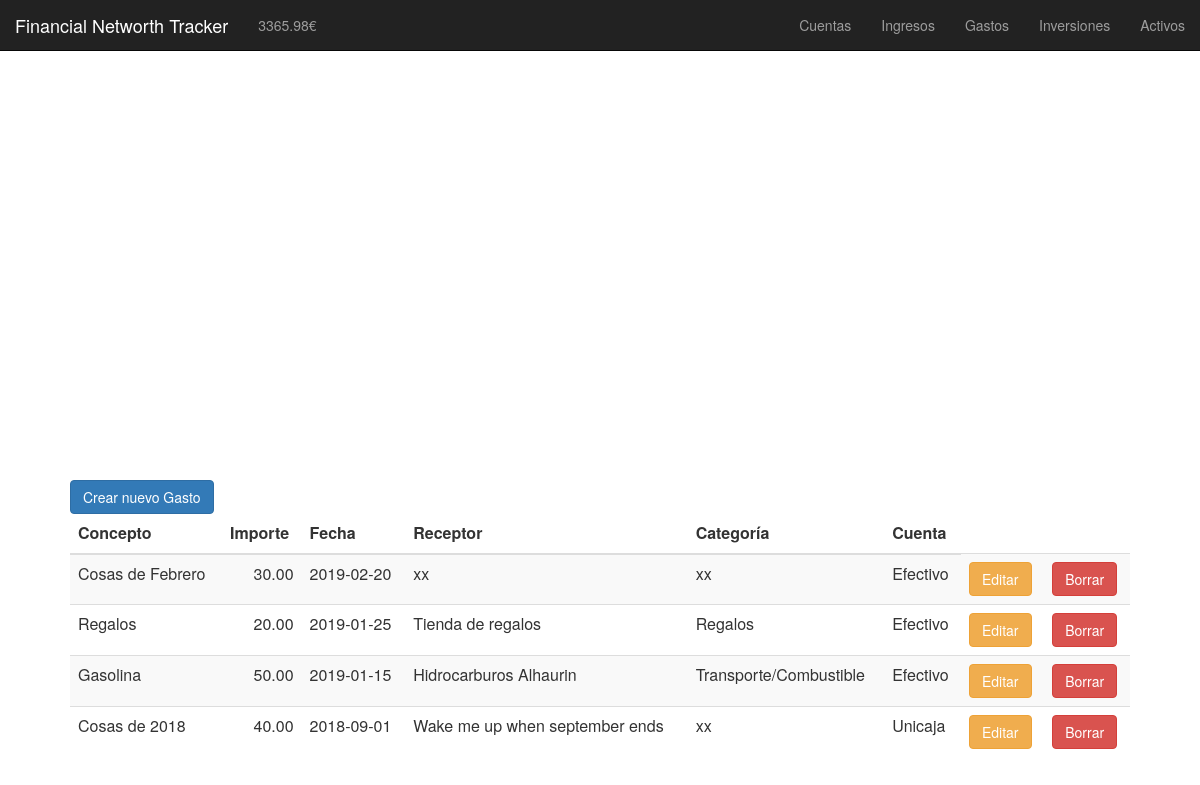
/gastos.php, run on the app's committed database.
### tables this page shows
CREATE TABLE gastos (
	id INT PRIMARY KEY AUTO_INCREMENT,
	importe DECIMAL(8,2),  
    concepto VARCHAR(50),  
    fecha DATE,  
    receptor VARCHAR(50),  
    categoria VARCHAR(50),  
    cuenta VARCHAR(50)  
);

### functions/gastos/mostrar_gastos_edit.php (the view, shortened to what this page needs)
<td>
    <button type="button" class="btn btn-warning" data-toggle="modal" data-target="#modal_editar_<?php echo $row['id'] ;?>">
    Editar
    </button>
</td>
<td>
    <button type="button" class="btn btn-danger" data-toggle="modal" data-target="#modal_borrar_<?php echo $row['id'] ;?>">
    Borrar
    </button>
</td>

### functions/gastos/mostrar_gastos.php (shortened to what this page needs)
<table class="table table-striped">
    <thead>
    <tr>
        <th>Concepto</th>
        <th>Importe</th>
        <th>Fecha</th>
        <th>Receptor</th>
        <th>Categoría</th>
        <th>Cuenta</th>
    </tr>
    </thead>
<?php
$res = mysql_query("SELECT * FROM gastos ORDER BY fecha DESC")
or die(mysql_error());
while($row = mysql_fetch_array( $res )) {?>
    <tr>
        <td><?php echo $row['concepto'];?></td>
        <td style="text-align:right;"><?php echo $row['importe'];?></td>
        <td><?php echo $row['fecha'];?></td>
        <td><?php echo $row['receptor'];?></td>
        <td><?php echo $row['categoria'];?></td>
        <td><?php echo $row['cuenta'];?></td>
        <?php
            if ($editar == 1) {
                require "mostrar_gastos_edit.php";
            }
        ?>
    </tr>
<?php } ?>
</table>

### css/gastos.css (style rules this page uses)
body { margin-top: 100px; margin-left: 70px; margin-right: 70px; }

### data on the page
gastos: concepto "Cosas de Febrero", importe "30.00", fecha "2019-02-20", receptor "xx", categoria "xx", cuenta "Efectivo"
gastos: concepto "Regalos", importe "20.00", fecha "2019-01-25", receptor "Tienda de regalos", categoria "Regalos", cuenta "Efectivo"
gastos: concepto "Gasolina", importe "50.00", fecha "2019-01-15", receptor "Hidrocarburos Alhaurin", categoria "Transporte/Combustible", cuenta "Efectivo"
gastos: concepto "Cosas de 2018", importe "40.00", fecha "2018-09-01", receptor "Wake me up when september ends", categoria "xx", cuenta "Unicaja"

### other printed values
$patrimonio "3365.98"
